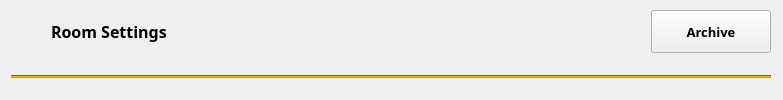
                      <widget class="QWidget" name="widget_12" native="true">
                       <property name="styleSheet">
                        <string notr="true"/>
                       </property>
                       <layout class="QGridLayout" name="gridLayout_4">
                        <property name="topMargin">
                         <number>0</number>
                        </property>
                        <property name="rightMargin">
                         <number>12</number>
                        </property>
                        <property name="verticalSpacing">
                         <number>12</number>
                        </property>
                        <item row="0" column="4">
                         <spacer name="horizontalSpacer_11">
                          <property name="orientation">
                           <enum>Qt::Horizontal</enum>
                          </property>
                          <property name="sizeHint" stdset="0">
                           <size>
                            <width>472</width>
                            <height>20</height>
                           </size>
                          </property>
                         </spacer>
                        </item>
                        <item row="1" column="1" colspan="5">
                         <widget class="Line" name="line_3">
                          <property name="styleSheet">
                           <string notr="true">background-color: rgb(207, 159, 0);
color: rgb(207, 159, 0);</string>
                          </property>
                          <property name="orientation">
                           <enum>Qt::Horizontal</enum>
                          </property>
                         </widget>
                        </item>
                        <item row="0" column="2">
                         <widget class="QLabel" name="label_31">
                          <property name="minimumSize">
                           <size>
                            <width>28</width>
                            <height>28</height>
                           </size>
                          </property>
                          <property name="maximumSize">
                           <size>
                            <width>28</width>
                            <height>28</height>
                           </size>
                          </property>
                          <property name="text">
                           <string/>
                          </property>
                          <property name="pixmap">
                           <pixmap>settings.svg</pixmap>
                          </property>
                          <property name="scaledContents">
                           <bool>true</bool>
                          </property>
                         </widget>
                        </item>
                        <item row="0" column="3">
                         <widget class="QLabel" name="label">
                          <property name="font">
                           <font>
                            <family>Century Gothic</family>
                            <pointsize>12</pointsize>
                            <weight>75</weight>
                            <bold>true</bold>
                           </font>
                          </property>
                          <property name="text">
                           <string>Room Settings</string>
                          </property>
                         </widget>
                        </item>
                        <item row="0" column="5">
                         <widget class="QPushButton" name="pushButton">
                          <property name="minimumSize">
                           <size>
                            <width>120</width>
                            <height>43</height>
                           </size>
                          </property>
                          <property name="font">
                           <font>
                            <family>Century Gothic</family>
                            <pointsize>10</pointsize>
                            <weight>75</weight>
                            <bold>true</bold>
                           </font>
                          </property>
                          <property name="text">
                           <string>Archive</string>
                          </property>
                         </widget>
                        </item>
                       </layout>
                      </widget>
